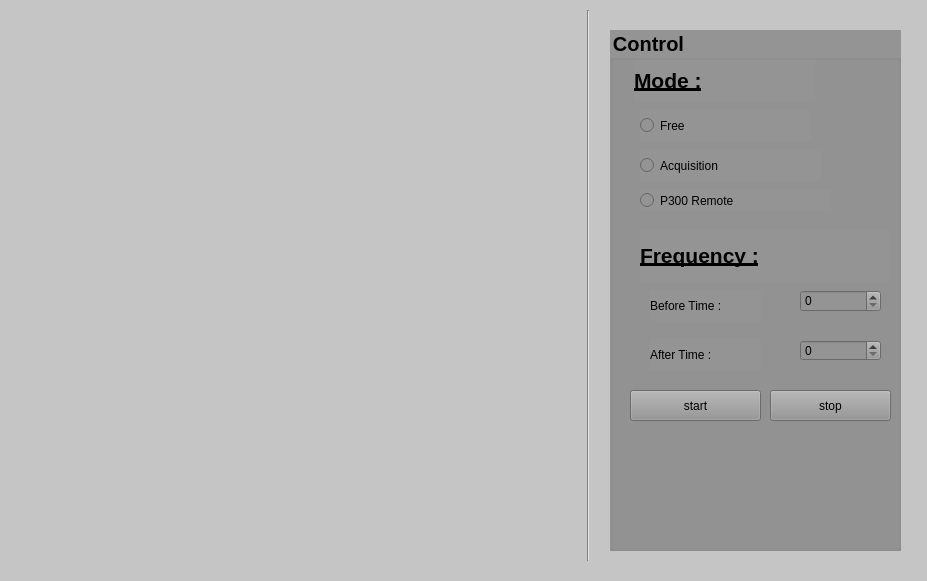
<?xml version="1.0" encoding="UTF-8"?>
<ui version="4.0">
 <class>MainWindow</class>
 <widget class="QMainWindow" name="MainWindow">
  <property name="geometry">
   <rect>
    <x>0</x>
    <y>0</y>
    <width>927</width>
    <height>581</height>
   </rect>
  </property>
  <property name="windowTitle">
   <string>MainWindow</string>
  </property>
  <widget class="QWidget" name="centralWidget">
   <property name="styleSheet">
    <string notr="true">background-color: rgb(197, 197, 197);</string>
   </property>
   <widget class="QWidget" name="home_widget" native="true">
    <property name="geometry">
     <rect>
      <x>0</x>
      <y>0</y>
      <width>581</width>
      <height>571</height>
     </rect>
    </property>
    <widget class="QPushButton" name="volume">
     <property name="geometry">
      <rect>
       <x>20</x>
       <y>10</y>
       <width>267</width>
       <height>267</height>
      </rect>
     </property>
     <property name="styleSheet">
      <string notr="true">#volume {
background-color: transparent;
border-image: url(:/Buttons/VolumeButtonBlack.png);
background: none;
border: none;
background-repeat: none;
}
#volume:pressed
{
border-image: url(:/Buttons/VolumeButtonWhite.png);
}</string>
     </property>
     <property name="text">
      <string/>
     </property>
    </widget>
    <widget class="QPushButton" name="channel">
     <property name="geometry">
      <rect>
       <x>20</x>
       <y>290</y>
       <width>267</width>
       <height>267</height>
      </rect>
     </property>
     <property name="styleSheet">
      <string notr="true">#channel {
background-color: transparent;
border-image: url(:/Buttons/ChannelButtonBlack.png);
background: none;
border: none;
background-repeat: none;
}
#channel:pressed
{
border-image: url(:/Buttons/ChannelButtonWhite.png);
}</string>
     </property>
     <property name="text">
      <string/>
     </property>
    </widget>
    <widget class="QPushButton" name="power">
     <property name="geometry">
      <rect>
       <x>300</x>
       <y>10</y>
       <width>267</width>
       <height>267</height>
      </rect>
     </property>
     <property name="styleSheet">
      <string notr="true">#power {
background-color: transparent;
border-image: url(:/Buttons/PowerButtonBlack.png);
background: none;
border: none;
background-repeat: none;
}
#power:pressed
{
border-image: url(:/Buttons/PowerButtonWhite.png);
}</string>
     </property>
     <property name="text">
      <string/>
     </property>
    </widget>
   </widget>
   <widget class="QWidget" name="volume_widget" native="true">
    <property name="geometry">
     <rect>
      <x>0</x>
      <y>0</y>
      <width>581</width>
      <height>571</height>
     </rect>
    </property>
    <widget class="QPushButton" name="plus_volume">
     <property name="geometry">
      <rect>
       <x>20</x>
       <y>10</y>
       <width>267</width>
       <height>267</height>
      </rect>
     </property>
     <property name="styleSheet">
      <string notr="true">#plus_volume {
background-color: transparent;
border-image: url(:/Buttons/PlusButtonBlack.png);
background: none;
border: none;
background-repeat: none;
}
#plus_volume:pressed
{
border-image: url(:/Buttons/PlusButtonWhite.png);
}</string>
     </property>
     <property name="text">
      <string/>
     </property>
    </widget>
    <widget class="QPushButton" name="minus_volume">
     <property name="geometry">
      <rect>
       <x>20</x>
       <y>290</y>
       <width>267</width>
       <height>267</height>
      </rect>
     </property>
     <property name="styleSheet">
      <string notr="true">#minus_volume {
background-color: transparent;
border-image: url(:/Buttons/MinusButtonBlack.png);
background: none;
border: none;
background-repeat: none;
}
#minus_volume:pressed
{
border-image: url(:/Buttons/MinusButtonWhite.png);
}</string>
     </property>
     <property name="text">
      <string/>
     </property>
    </widget>
    <widget class="QPushButton" name="mute_volume">
     <property name="geometry">
      <rect>
       <x>300</x>
       <y>10</y>
       <width>267</width>
       <height>267</height>
      </rect>
     </property>
     <property name="styleSheet">
      <string notr="true">#mute_volume {
background-color: transparent;
border-image: url(:/Buttons/MuteButtonBlack.png);
background: none;
border: none;
background-repeat: none;
}
#mute_volume:pressed
{
border-image: url(:/Buttons/MuteButtonWhite.png);
}</string>
     </property>
     <property name="text">
      <string/>
     </property>
    </widget>
   </widget>
   <widget class="QPushButton" name="home">
    <property name="geometry">
     <rect>
      <x>300</x>
      <y>290</y>
      <width>267</width>
      <height>267</height>
     </rect>
    </property>
    <property name="styleSheet">
     <string notr="true">#home {
background-color: transparent;
border-image: url(:/Buttons/HomeButtonBlack.png);
background: none;
border: none;
background-repeat: none;
}
#home:pressed
{
border-image: url(:/Buttons/HomeButtonWhite.png);
}</string>
    </property>
    <property name="text">
     <string/>
    </property>
   </widget>
   <widget class="QWidget" name="channel_widget" native="true">
    <property name="geometry">
     <rect>
      <x>0</x>
      <y>0</y>
      <width>580</width>
      <height>571</height>
     </rect>
    </property>
    <widget class="QPushButton" name="minus_channel">
     <property name="geometry">
      <rect>
       <x>20</x>
       <y>290</y>
       <width>267</width>
       <height>267</height>
      </rect>
     </property>
     <property name="styleSheet">
      <string notr="true">#minus_channel {
background-color: transparent;
border-image: url(:/Buttons/MinusButtonBlack.png);
background: none;
border: none;
background-repeat: none;
}
#minus_channel:pressed
{
border-image: url(:/Buttons/MinusButtonWhite.png);
}</string>
     </property>
     <property name="text">
      <string/>
     </property>
    </widget>
    <widget class="QPushButton" name="plus_channel">
     <property name="geometry">
      <rect>
       <x>20</x>
       <y>10</y>
       <width>267</width>
       <height>267</height>
      </rect>
     </property>
     <property name="styleSheet">
      <string notr="true">#plus_channel {
background-color: transparent;
border-image: url(:/Buttons/PlusButtonBlack.png);
background: none;
border: none;
background-repeat: none;
}
#plus_channel:pressed
{
border-image: url(:/Buttons/PlusButtonWhite.png);
}</string>
     </property>
     <property name="text">
      <string/>
     </property>
    </widget>
    <widget class="QPushButton" name="favorite_channel">
     <property name="geometry">
      <rect>
       <x>300</x>
       <y>10</y>
       <width>267</width>
       <height>267</height>
      </rect>
     </property>
     <property name="styleSheet">
      <string notr="true">#favorite_channel {
background-color: transparent;
border-image: url(:/Buttons/FavoriteButtonBlack.png);
background: none;
border: none;
background-repeat: none;
}
#favorite_channel:pressed
{
border-image: url(:/Buttons/FavoriteButtonWhite.png);
}</string>
     </property>
     <property name="text">
      <string/>
     </property>
    </widget>
   </widget>
   <widget class="Line" name="line">
    <property name="geometry">
     <rect>
      <x>580</x>
      <y>10</y>
      <width>16</width>
      <height>551</height>
     </rect>
    </property>
    <property name="orientation">
     <enum>Qt::Vertical</enum>
    </property>
   </widget>
   <widget class="QGroupBox" name="groupBox">
    <property name="geometry">
     <rect>
      <x>610</x>
      <y>30</y>
      <width>291</width>
      <height>521</height>
     </rect>
    </property>
    <property name="font">
     <font>
      <pointsize>15</pointsize>
      <weight>75</weight>
      <bold>true</bold>
     </font>
    </property>
    <property name="styleSheet">
     <string notr="true">background-color: rgb(148, 148, 148);</string>
    </property>
    <property name="title">
     <string>Control</string>
    </property>
    <widget class="QPushButton" name="pushButton">
     <property name="geometry">
      <rect>
       <x>20</x>
       <y>360</y>
       <width>131</width>
       <height>31</height>
      </rect>
     </property>
     <property name="text">
      <string>start</string>
     </property>
    </widget>
    <widget class="QPushButton" name="pushButton_2">
     <property name="geometry">
      <rect>
       <x>160</x>
       <y>360</y>
       <width>121</width>
       <height>31</height>
      </rect>
     </property>
     <property name="text">
      <string>stop</string>
     </property>
    </widget>
    <widget class="QRadioButton" name="freemode_radioButton">
     <property name="geometry">
      <rect>
       <x>30</x>
       <y>80</y>
       <width>171</width>
       <height>31</height>
      </rect>
     </property>
     <property name="text">
      <string>Free</string>
     </property>
     <attribute name="buttonGroup">
      <string notr="true">buttonGroup</string>
     </attribute>
    </widget>
    <widget class="QRadioButton" name="acquisition_radioButton">
     <property name="geometry">
      <rect>
       <x>30</x>
       <y>120</y>
       <width>181</width>
       <height>31</height>
      </rect>
     </property>
     <property name="text">
      <string>Acquisition</string>
     </property>
     <attribute name="buttonGroup">
      <string notr="true">buttonGroup</string>
     </attribute>
    </widget>
    <widget class="QRadioButton" name="p300remote_radioButton">
     <property name="geometry">
      <rect>
       <x>30</x>
       <y>160</y>
       <width>191</width>
       <height>21</height>
      </rect>
     </property>
     <property name="text">
      <string>P300 Remote</string>
     </property>
     <attribute name="buttonGroup">
      <string notr="true">buttonGroup</string>
     </attribute>
    </widget>
    <widget class="QSpinBox" name="frequency_Bspin">
     <property name="geometry">
      <rect>
       <x>190</x>
       <y>260</y>
       <width>81</width>
       <height>22</height>
      </rect>
     </property>
     <property name="maximum">
      <number>1000</number>
     </property>
     <property name="singleStep">
      <number>5</number>
     </property>
    </widget>
    <widget class="QSpinBox" name="frequency_Aspin">
     <property name="geometry">
      <rect>
       <x>190</x>
       <y>310</y>
       <width>81</width>
       <height>21</height>
      </rect>
     </property>
     <property name="maximum">
      <number>1000</number>
     </property>
     <property name="singleStep">
      <number>5</number>
     </property>
    </widget>
    <widget class="QLabel" name="label">
     <property name="geometry">
      <rect>
       <x>24</x>
       <y>30</y>
       <width>181</width>
       <height>41</height>
      </rect>
     </property>
     <property name="font">
      <font>
       <pointsize>16</pointsize>
       <weight>75</weight>
       <bold>true</bold>
       <underline>true</underline>
      </font>
     </property>
     <property name="text">
      <string>Mode :</string>
     </property>
    </widget>
    <widget class="QLabel" name="frequency_label">
     <property name="geometry">
      <rect>
       <x>30</x>
       <y>200</y>
       <width>251</width>
       <height>51</height>
      </rect>
     </property>
     <property name="font">
      <font>
       <pointsize>16</pointsize>
       <weight>75</weight>
       <bold>true</bold>
       <underline>true</underline>
      </font>
     </property>
     <property name="text">
      <string>Frequency :</string>
     </property>
    </widget>
    <widget class="QLabel" name="frequency_Blabel">
     <property name="geometry">
      <rect>
       <x>40</x>
       <y>260</y>
       <width>111</width>
       <height>31</height>
      </rect>
     </property>
     <property name="text">
      <string>Before Time :</string>
     </property>
    </widget>
    <widget class="QLabel" name="frequency_Alabel">
     <property name="geometry">
      <rect>
       <x>40</x>
       <y>309</y>
       <width>111</width>
       <height>31</height>
      </rect>
     </property>
     <property name="text">
      <string>After Time :</string>
     </property>
    </widget>
   </widget>
   <zorder>channel_widget</zorder>
   <zorder>home_widget</zorder>
   <zorder>volume_widget</zorder>
   <zorder>home</zorder>
   <zorder>line</zorder>
   <zorder>groupBox</zorder>
  </widget>
 </widget>
 <layoutdefault spacing="6" margin="11"/>
 <resources/>
 <connections/>
 <buttongroups>
  <buttongroup name="buttonGroup"/>
 </buttongroups>
</ui>
